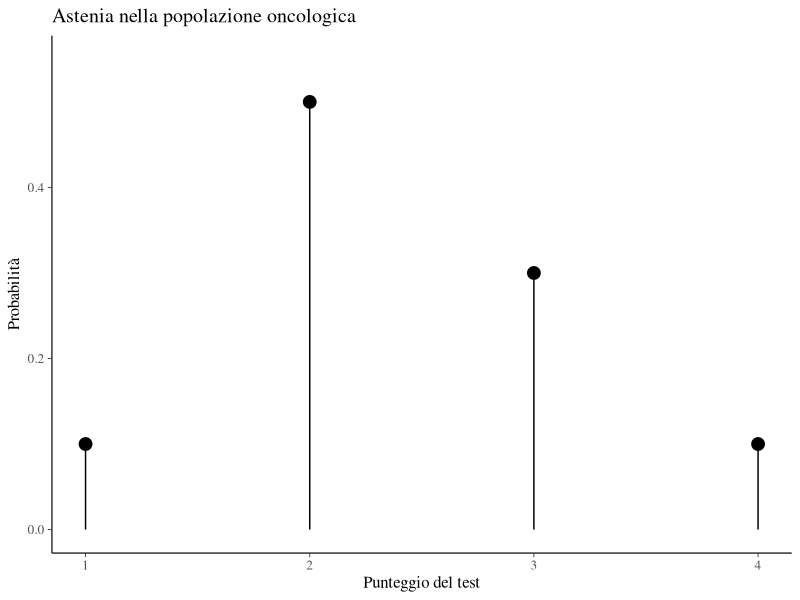

Generate this figure with R:
## ---- chunk 1
suppressPackageStartupMessages({
  library("here")
  library("tidyverse")
  library("scales")
  library("bayesplot")
})

theme_set(bayesplot::theme_default(base_size = 12))
bayesplot::color_scheme_set("gray")
set.seed(84735)

knitr::opts_chunk$set(
  fig.align = "center",
  fig.asp = 0.618, # 1 / phi
  fig.pos = "h",
  comment = "#>",
  tidy.opts = list(width.cutoff = 70),
  tidy = "styler"
)
## ---- chunk 2
# valori della variabile aleatoria
y <- 1:4

# probabilità
py <- c(0.1, 0.5, 0.3, 0.1)

d <- data.frame(y, py)

d %>% 
  ggplot(aes(y, py)) +
  geom_point(size = 4) +
  geom_linerange(aes(x=y, ymax=py, ymin=0.0)) +
  ylim(0, 0.55) +
  labs(
    title = "Astenia nella popolazione oncologica",
    x = "Punteggio del test",
    y = "Probabilità"
  )
## ---- chunk 3
1 * 0.1 + 2 * 0.5 + 3 * 0.3 + 4 * 0.1
## ---- chunk 4
ev_y <- sum(y * py)
ev_y
## ---- chunk 5
sample_distr = function(n) { 
  sample(
    x = 1:4, 
    n, 
    replace = TRUE, 
    prob = c(0.1, 0.5, 0.3, 0.1)
  ) 
}
## ---- chunk 6
x <- sample_distr(1e5)
## ---- chunk 7
mean(x)
## ---- chunk 8
sum((y - ev_y)^2 * py)
## ---- chunk 9
sum(y^2 * py) - ev_y^2
## ---- chunk 10
var(x)
## ---- chunk 11
utils::sessionInfo()
